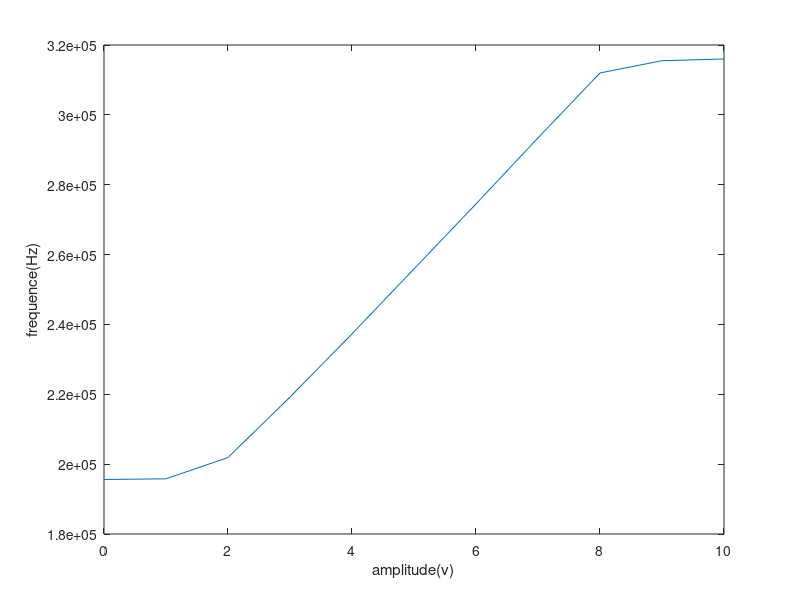

Reproduce this figure in MATLAB.
clear all;
close all;
clc;

A = [ 0 1 2 3 4 5 6 7 8 9 10];
f = [195.6  195.8 201.9 219.2 237.3 255.9 274.5 293.4 312 315.5 316]*1000;

plot(A,f);
xlabel('amplitude(v)');
ylabel('frequence(Hz)')